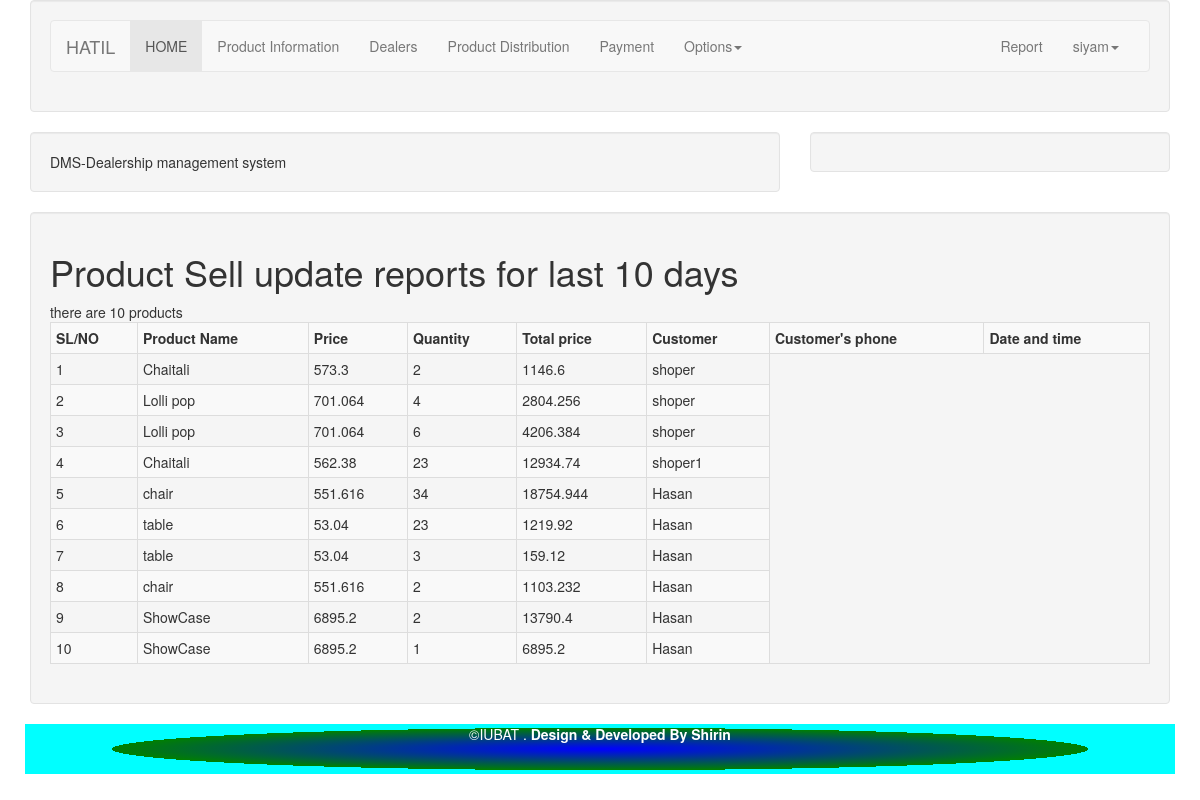
The app's page /admin/index.php (signed in) with its own data.
### tables this page shows
CREATE TABLE `p_sell` (
  `id` int(11) NOT NULL,
  `p_id` varchar(200) NOT NULL,
  `p_prize` varchar(200) NOT NULL,
  `p_quantity` varchar(200) NOT NULL,
  `totall_prize` varchar(200) NOT NULL,
  `users` varchar(200) NOT NULL,
  `sel_date_time` date NOT NULL,
  `activation` int(10) NOT NULL DEFAULT '0',
  `dealer` varchar(200) NOT NULL
);

### php/config.php (called while the page is built, shortened)
<?php
class Connection extends PDO
{
	public static $instance=null;
	public static function getInstance()
	{
		if (!self::$instance) {
				self::$instance  = new Connection();
		}
		return self::$instance;
	}
}
?>

### php/dboperation.php (called while the page is built, shortened)
<?php
include("config.php");
class Db
{
	  private $con = null;
	 function __construct()
	{
		$this->con = Connection::getInstance();
	}
	public function joinQuery($sql){
		$qry = $this->con->prepare($sql);
		$qry->execute();
		return $qry;
	}
}
?>

### admin/dashboard.php (the view, shortened to what this page needs)
        <div class="row">
          <div class="col-md-8">
            <div class="well">
              <marquee behavior="" direction="left">DMS-Dealership management system</marquee>
            </div>
          </div>
          <div class="col-md-4">
            <div class="well">
            </div>
          </div>
        </div>
  <div class="row">
    <div class="col-md-12">
      <div class="well">
        <h1>Product Sell update reports for last 10 days</h1>
        <table class="table table-striped table-bordered table-hover table-condensed">
          <tr>
            <th>SL/NO</th>
            <th>Product Name</th>
          <th>Price</th>
          <th>Quantity</th>
          <th>Total price</th>
          <th>Customer</th>
          <th>Customer's phone</th>
          <th>Date and time</th>
          </tr>
          <?php
          $i = 0;
          $sql = "SELECT * FROM `p_sell` limit 0,10";
          $query = $con->joinQuery($sql);
          while($row=$query->fetch())
          {
            $i++;
?>
<tr>
  <td> <?php echo $i;?> </td>
  <td><?php echo $row['p_id'];?></td>
  <td><?php echo $row['p_prize'];?></td>
  <td><?php echo $row['p_quantity'];?></td>
  <td><?php echo $row['totall_prize'];?></td>
  <td><?php echo $row['users'];?></td>
</tr>
<?php
          }
          ?>
        </table>
      </div>
    </div>
  </div>

### records on screen
p_sell: p "Chaitali", p_prize "573.3", p_quantity "2", totall_prize "1146.6", users "shoper"
p_sell: p "Lolli pop", p_prize "701.064", p_quantity "4", totall_prize "2804.256", users "shoper"
p_sell: p "Lolli pop", p_prize "701.064", p_quantity "6", totall_prize "4206.384", users "shoper"
p_sell: p "Chaitali", p_prize "562.38", p_quantity "23", totall_prize "12934.74", users "shoper1"
p_sell: p "chair", p_prize "551.616", p_quantity "34", totall_prize "18754.944", users "Hasan"
p_sell: p "table", p_prize "53.04", p_quantity "23", totall_prize "1219.92", users "Hasan"
p_sell: p "table", p_prize "53.04", p_quantity "3", totall_prize "159.12", users "Hasan"
p_sell: p "chair", p_prize "551.616", p_quantity "2", totall_prize "1103.232", users "Hasan"
p_sell: p "ShowCase", p_prize "6895.2", p_quantity "2", totall_prize "13790.4", users "Hasan"
p_sell: p "ShowCase", p_prize "6895.2", p_quantity "1", totall_prize "6895.2", users "Hasan"

### other values on screen
$_SESSION['username'] "siyam"
